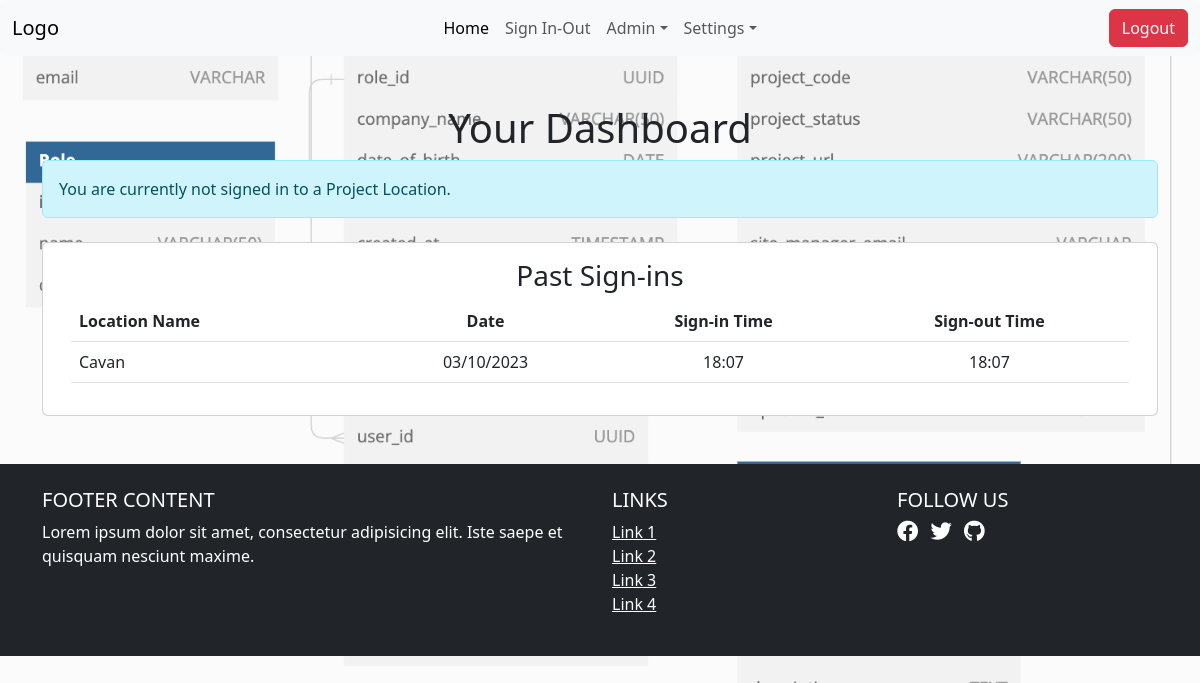
Screenshot of /user_dashboard/ (signed in) with the database file from the repository.
### register_app/models.py (models this page shows, shortened)
class SignInOutRegister(models.Model):
    user = models.ForeignKey(User, on_delete=models.CASCADE)
    location = models.ForeignKey(Location, on_delete=models.CASCADE)
    sign_in_time = models.DateTimeField()
    sign_out_time = models.DateTimeField(null=True, blank=True)
    created_at = models.DateTimeField(auto_now_add=True, null=True)
    updated_at = models.DateTimeField(auto_now=True, null=True)

class Location(models.Model):
    name = models.CharField(max_length=200)
    project = models.ForeignKey(Project, on_delete=models.CASCADE)
    address = models.TextField()
    description = models.TextField()
    is_active = models.BooleanField(default=True)
    qr_code = models.FileField(upload_to='qr_codes/', null=True, blank=True)
    created_at = models.DateTimeField(auto_now_add=True, null=True)
    updated_at = models.DateTimeField(auto_now=True, null=True)

### register_app/views.py (the view)
# urls.py: path('user_dashboard/', register_views.user_dashboard, name='user_dashboard'),
@login_required
def user_dashboard(request):
    current_signin = SignInOutRegister.objects.filter(
        user=request.user, sign_out_time__isnull=True).first()
    past_signins = SignInOutRegister.objects.filter(
        user=request.user, sign_out_time__isnull=False).order_by('-sign_in_time')
    context = {
        'current_signin': current_signin,
        'past_signins': past_signins,
    }
    return render(request, 'register_app/user_dashboard.html', context)

### register_app/templates/register_app/user_dashboard.html (shortened to what this page needs)
{% extends 'base.html' %}
{% block content %}
<div class="container mt-3">
  <div class="my-5">
    <h1 class=" text-center">Your Dashboard</h1>
    {% if current_signin %}
        <section class="my-4">
            <div class="card">
                <div class="card-body bg-success">
                    <h2 class="card-title text-center text-white">Currently Clocked-in at {{ current_signin.location.name }}</h2>
                    <p class="card-text text-white text-center">Time Clocked-in at: {{ current_signin.sign_in_time|date:"d/m/Y h:i a" }}</p>
                </div>
            </div>
        </section>
    {% else %}
        <div class="alert alert-info" role="alert">
            You are currently not signed in to a Project Location.
        </div>
    {% endif %}
    <section class="mt-4">
        <div class="card container">
          <div class="card-body">
            <h3 class="card-title text-center">Past Sign-ins</h3>
            <div class="table-responsive">
              <table class="table">
                <thead>
                  <tr>
                    <th scope="col">Location Name</th>
                    <th scope="col" class="text-center">Date</th>
                    <th scope="col" class="text-center">Sign-in Time</th>
                    <th scope="col" class="text-center">Sign-out Time</th>
                  </tr>
                </thead>
                <tbody>
                  {% for signin in past_signins %}
                    <tr>
                      <td>{{ signin.location.name }}</td>
                      <td class="text-center">{{ signin.sign_in_time|date:"d/m/Y" }}</td>
                      <td class="text-center">{{ signin.sign_in_time|date:"H:i" }}</td>
                      <td class="text-center">{{ signin.sign_out_time|date:"H:i"|default:"Ongoing" }}</td>
                    </tr>
                  {% endfor %}
                </tbody>
              </table>
            </div>
          </div>
        </div>
      </section>
  </div>
</div>
{% endblock %}

### templates/base.html (shortened to what this page needs)
{% load static %}
<!DOCTYPE html>
<html>
  <html lang="en" data-bs-theme="auto">
    <head>
      <link rel="stylesheet" href="https://use.fontawesome.com/releases/v5.15.3/css/all.css">
      <link rel="stylesheet" href="https://cdn.jsdelivr.net/npm/@docsearch/css@3">
      <link href="https://cdn.jsdelivr.net/npm/bootstrap@5.3.0/dist/css/bootstrap.min.css" rel="stylesheet">
      <link href="{% static 'css/global.css' %}" rel="stylesheet">
    </head>
<body>
    <nav class="navbar navbar-expand-lg bg-body-tertiary rounded" aria-label="">
      <div class="container-fluid">
        <div class="collapse navbar-collapse d-lg-flex" id="navbarsExample11">
          <a class="navbar-brand col-lg-3 me-0" href="#">Logo</a>
          <ul class="navbar-nav col-lg-6 justify-content-lg-center">
            <li class="nav-item">
              <a class="nav-link active" aria-current="page" href="{% url 'user_dashboard' %}">Home</a>
            </li>
            <li class="nav-item">
              <a class="nav-link" href="{% url 'select_project' %}">Sign In-Out</a>
            </li>
            {% if user.is_staff or user.is_superuser %}
            <li class="nav-item dropdown">
              <a class="nav-link dropdown-toggle" href="#" data-bs-toggle="dropdown" aria-expanded="false">Admin</a>
            </li>
            {% endif %}
            <li class="nav-item dropdown">
              <a class="nav-link dropdown-toggle" href="#" data-bs-toggle="dropdown" aria-expanded="false">Settings</a>
            </li>
          </ul>
          <div class="d-lg-flex col-lg-3 justify-content-lg-end">
            {% if user.is_authenticated %}
              <a href="{% url 'logout' %}" class="btn btn-primary btn-danger text-white">Logout</a>
            {% else %}
              <a href="{% url 'login' %}" class="btn btn-primary">Login</a>
            {% endif %}
          </div>
        </div>
      </div>
    </nav>
        {% block content %}
        {% endblock %}
    <footer class="bg-dark text-white mt-5">
      <div class="container py-4">
          <div class="row">
              <div class="col-lg-6 col-md-6 mb-4 mb-md-0">
                  <h5 class="text-uppercase">Footer Content</h5>
                  <p>
                      Lorem ipsum dolor sit amet, consectetur adipisicing elit. Iste saepe et quisquam nesciunt maxime.
                  </p>
              </div>
              <div class="col-lg-3 col-md-6 mb-4 mb-md-0">
                  <h5 class="text-uppercase">Links</h5>
                  <ul class="list-unstyled">
                      <li><a href="#" class="text-white">Link 1</a></li>
                      <li><a href="#" class="text-white">Link 2</a></li>
                      <li><a href="#" class="text-white">Link 3</a></li>
                      <li><a href="#" class="text-white">Link 4</a></li>
                  </ul>
              </div>
              <div class="col-lg-3 col-md-6 mb-4 mb-md-0">
                  <h5 class="text-uppercase mb-0">Follow Us</h5>
                  <ul class="list-inline mt-2">
                      <li class="list-inline-item">
                          <a href="#" class="text-white">
                              <i class="fab fa-facebook fa-lg"></i>
                          </a>
                      </li>
                      <li class="list-inline-item">
                          <a href="#" class="text-white">
                              <i class="fab fa-twitter fa-lg"></i>
                          </a>
                      </li>
                      <li class="list-inline-item">
                          <a href="#" class="text-white">
                              <i class="fab fa-github fa-lg"></i>
                          </a>
                      </li>
                  </ul>
              </div>
          </div>
      </div>
  </footer>
</body>
</html>

### static/css/global.css (style rules this page uses)
body { background: url("static/images/readme/database-schema.png") no-repeat center center fixed; background-size: cover; }

### rows the page displays
SignInOutRegister: location.name "Cavan", sign_in_time "03/10/2023", sign_in_time "18:07", sign_out_time "18:07"
